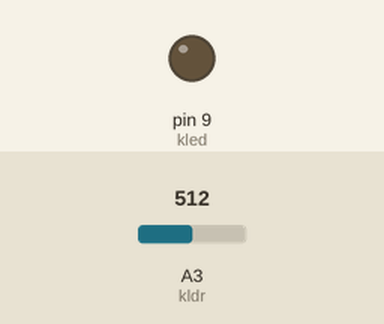
Simulated run of this sketch. Board: Arduino Uno, built with avr-gcc and run on an emulated ATmega328P. Shown: output pins drawn as LEDs (lit = HIGH). The inputs (shaded band) are chosen by the test bench; at power-on: A3 (kldr) = 512.

Above: at 1.2 s.
1.3 s: A3 (kldr) set to 33
2.8 s: A3 (kldr) set to 27
At 3.4 s:
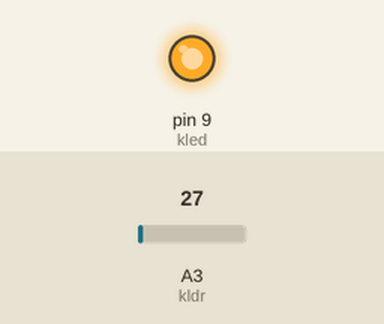
4.3 s: A3 (kldr) set to 122
At 5.5 s:
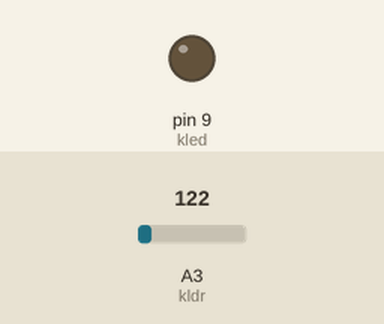
5.8 s: A3 (kldr) set to 20
At 6.9 s:
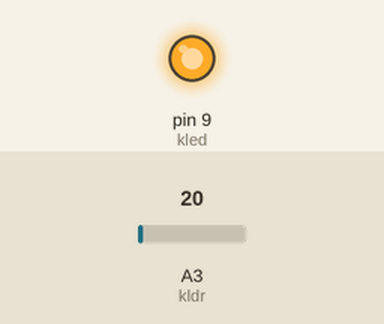
Timing chart, 0 to 8.3 s (numbered marks = the images above; inputs shaded):
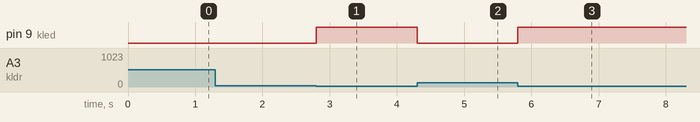

Measured:
- the behaviour switches between 30 and 29 on A3 (kldr) (found by bisection; images 0 and 1)
- after the input at 1.3 s, every drawn part: stays the same
- after the input at 2.8 s, pin 9 (kled): LOW → HIGH at once
- after the input at 4.3 s, pin 9 (kled): HIGH → LOW at once
- after the input at 5.8 s, pin 9 (kled): LOW → HIGH at once

The sketch:

smartLightTest.ino
```cpp
/*
 * This is a prototype for the smart light system, where as per the requirement the state of the light is to be changed.
 * Author: Anuj Jain
 * @ianuj03
 */
const int kled=9;
const int kldr=A3;
int i;
void setup()
{
  pinMode(kled,OUTPUT);
  //Serial.begin(9600);
}

void loop()
{
  i=analogRead(kldr);
  //------Check the intensity level to which you want to do the operation on the appliance-----
  //Serial.println(i);
  //delay(500);
  //i=map(i,0,1023,0,255);

  if(i<30)
    digitalWrite(kled,HIGH);
  else
    digitalWrite(kled,LOW);
}
```
